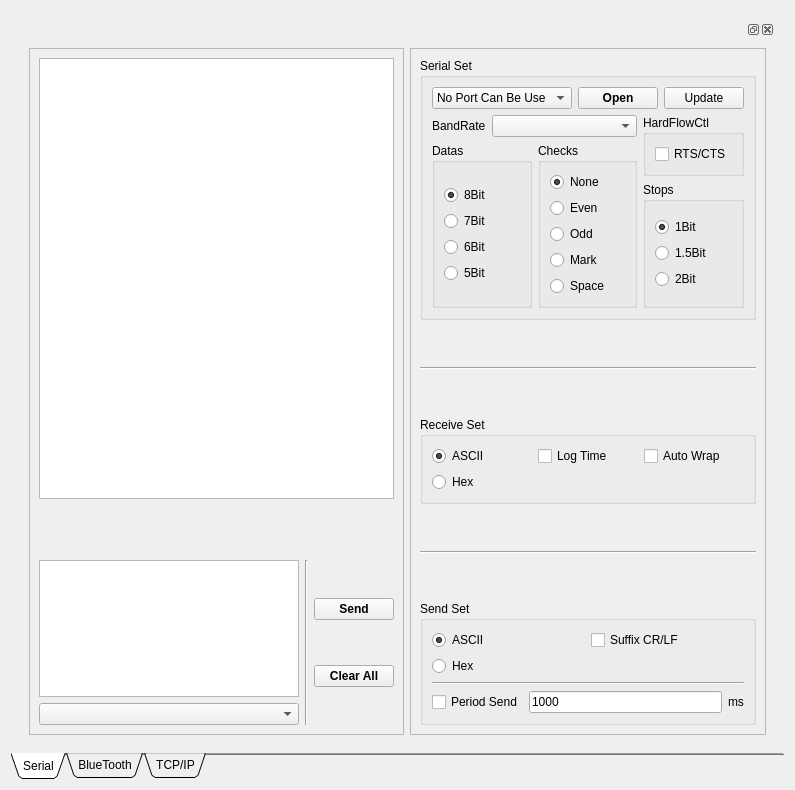
  <widget class="QWidget" name="centralwidget">
   <layout class="QVBoxLayout" name="verticalLayout_3">
    <item>
     <widget class="QTabWidget" name="tabWidget">
      <property name="tabPosition">
       <enum>QTabWidget::South</enum>
      </property>
      <property name="tabShape">
       <enum>QTabWidget::Triangular</enum>
      </property>
      <property name="currentIndex">
       <number>0</number>
      </property>
      <property name="documentMode">
       <bool>true</bool>
      </property>
      <property name="tabsClosable">
       <bool>false</bool>
      </property>
      <property name="movable">
       <bool>false</bool>
      </property>
      <property name="tabBarAutoHide">
       <bool>true</bool>
      </property>
      <widget class="QWidget" name="tabSerial">
       <attribute name="title">
        <string>Serial</string>
       </attribute>
       <layout class="QVBoxLayout" name="verticalLayout_2">
        <item>
         <widget class="QDockWidget" name="dockWidget">
          <property name="floating">
           <bool>false</bool>
          </property>
          <property name="features">
           <set>QDockWidget::AllDockWidgetFeatures</set>
          </property>
          <property name="windowTitle">
           <string/>
          </property>
          <widget class="QWidget" name="dockWidgetContents">
           <layout class="QVBoxLayout" name="verticalLayout">
            <item>
             <layout class="QHBoxLayout" name="horizontalLayout_12" stretch="1,0">
              <item>
               <widget class="QFrame" name="frameDisplay">
                <property name="frameShape">
                 <enum>QFrame::StyledPanel</enum>
                </property>
                <property name="frameShadow">
                 <enum>QFrame::Raised</enum>
                </property>
                <layout class="QVBoxLayout" name="verticalLayout_20">
                 <item>
                  <layout class="QVBoxLayout" name="verticalLayout_21" stretch="8,1,3">
                   <item>
                    <widget class="QTextBrowser" name="textBrowserReceive">
                     <property name="acceptRichText">
                      <bool>false</bool>
                     </property>
                     <property name="openLinks">
                      <bool>false</bool>
                     </property>
                    </widget>
                   </item>
                   <item>
                    <spacer name="verticalSpacer_9">
                     <property name="orientation">
                      <enum>Qt::Vertical</enum>
                     </property>
                     <property name="sizeHint" stdset="0">
                      <size>
                       <width>20</width>
                       <height>40</height>
                      </size>
                     </property>
                    </spacer>
                   </item>
                   <item>
                    <layout class="QHBoxLayout" name="horizontalLayout_13">
                     <item>
                      <layout class="QVBoxLayout" name="verticalLayout_22">
                       <item>
                        <widget class="QTextEdit" name="textEditSend">
                         <property name="whatsThis">
                          <string>&lt;html&gt;&lt;head/&gt;&lt;body&gt;&lt;p&gt;&lt;br/&gt;&lt;/p&gt;&lt;/body&gt;&lt;/html&gt;</string>
                         </property>
                         <property name="acceptRichText">
                          <bool>false</bool>
                         </property>
                        </widget>
                       </item>
                       <item>
                        <widget class="QComboBox" name="comboBoxSndHistory"/>
                       </item>
                      </layout>
                     </item>
                     <item>
                      <widget class="Line" name="line_5">
                       <property name="orientation">
                        <enum>Qt::Vertical</enum>
                       </property>
                      </widget>
                     </item>
                     <item>
                      <layout class="QVBoxLayout" name="verticalLayout_23">
                       <item>
                        <spacer name="verticalSpacer_10">
                         <property name="orientation">
                          <enum>Qt::Vertical</enum>
                         </property>
                         <property name="sizeHint" stdset="0">
                          <size>
                           <width>20</width>
                           <height>40</height>
                          </size>
                         </property>
                        </spacer>
                       </item>
                       <item>
                        <widget class="QPushButton" name="pushButtonSend">
                         <property name="font">
                          <font>
                           <weight>75</weight>
                           <bold>true</bold>
                          </font>
                         </property>
                         <property name="text">
                          <string>Send</string>
                         </property>
                         <property name="checkable">
                          <bool>true</bool>
                         </property>
                        </widget>
                       </item>
                       <item>
                        <spacer name="verticalSpacer_11">
                         <property name="orientation">
                          <enum>Qt::Vertical</enum>
                         </property>
                         <property name="sizeHint" stdset="0">
                          <size>
                           <width>20</width>
                           <height>40</height>
                          </size>
                         </property>
                        </spacer>
                       </item>
                       <item>
                        <widget class="QPushButton" name="pushButtonClear">
                         <property name="font">
                          <font>
                           <weight>75</weight>
                           <bold>true</bold>
                          </font>
                         </property>
                         <property name="text">
                          <string>Clear All</string>
                         </property>
                        </widget>
                       </item>
                       <item>
                        <spacer name="verticalSpacer_12">
                         <property name="orientation">
                          <enum>Qt::Vertical</enum>
                         </property>
                         <property name="sizeHint" stdset="0">
                          <size>
                           <width>20</width>
                           <height>40</height>
                          </size>
                         </property>
                        </spacer>
                       </item>
                      </layout>
                     </item>
                    </layout>
                   </item>
                  </layout>
                 </item>
                </layout>
               </widget>
              </item>
              <item>
               <widget class="QFrame" name="frameConfigWin">
                <property name="frameShape">
                 <enum>QFrame::StyledPanel</enum>
                </property>
                <property name="frameShadow">
                 <enum>QFrame::Raised</enum>
                </property>
                <layout class="QVBoxLayout" name="verticalLayout_24">
                 <item>
                  <layout class="QVBoxLayout" name="verticalLayoutSerial">
                   <item>
                    <widget class="QGroupBox" name="groupBoxSerialSet">
                     <property name="font">
                      <font>
                       <italic>false</italic>
                      </font>
                     </property>
                     <property name="title">
                      <string>Serial Set</string>
                     </property>
                     <layout class="QVBoxLayout" name="verticalLayout_25">
                      <item>
                       <layout class="QVBoxLayout" name="verticalLayout_26">
                        <item>
                         <layout class="QHBoxLayout" name="horizontalLayout_14" stretch="1,0,0">
                          <item>
                           <widget class="QComboBox" name="comboBoxPort">
                            <property name="sizePolicy">
                             <sizepolicy hsizetype="Preferred" vsizetype="Fixed">
                              <horstretch>0</horstretch>
                              <verstretch>0</verstretch>
                             </sizepolicy>
                            </property>
                            <item>
                             <property name="text">
                              <string>No Port Can Be Use</string>
                             </property>
                            </item>
                           </widget>
                          </item>
                          <item>
                           <widget class="QPushButton" name="pushButtonOpen">
                            <property name="font">
                             <font>
                              <weight>75</weight>
                              <bold>true</bold>
                             </font>
                            </property>
                            <property name="text">
                             <string>Open</string>
                            </property>
                            <property name="checkable">
                             <bool>true</bool>
                            </property>
                            <property name="checked">
                             <bool>false</bool>
                            </property>
                           </widget>
                          </item>
                          <item>
                           <widget class="QPushButton" name="pushButtonUpdate">
                            <property name="text">
                             <string>Update</string>
                            </property>
                           </widget>
                          </item>
                         </layout>
                        </item>
                        <item>
                         <layout class="QHBoxLayout" name="horizontalLayout_15">
                          <item>
                           <layout class="QVBoxLayout" name="verticalLayout_27">
                            <item>
                             <layout class="QHBoxLayout" name="horizontalLayout_16" stretch="0,1">
                              <item>
                               <widget class="QLabel" name="label_3">
                                <property name="text">
                                 <string>BandRate</string>
                                </property>
                                <property name="buddy">
                                 <cstring>comboBoxBand</cstring>
                                </property>
                               </widget>
                              </item>
                              <item>
                               <widget class="QComboBox" name="comboBoxBand">
                                <property name="currentText">
                                 <string/>
                                </property>
                                <property name="currentIndex">
                                 <number>-1</number>
                                </property>
                               </widget>
                              </item>
                             </layout>
                            </item>
                            <item>
                             <layout class="QHBoxLayout" name="horizontalLayout_17">
                              <item>
                               <widget class="QGroupBox" name="groupBox_datasize">
                                <property name="title">
                                 <string>Datas</string>
                                </property>
                                <layout class="QVBoxLayout" name="verticalLayout_28">
                                 <item>
                                  <layout class="QVBoxLayout" name="verticalLayout_29">
                                   <item>
                                    <widget class="QRadioButton" name="radioButtonData8Bit">
                                     <property name="text">
                                      <string>8Bit</string>
                                     </property>
                                     <property name="checked">
                                      <bool>true</bool>
                                     </property>
                                    </widget>
                                   </item>
                                   <item>
                                    <widget class="QRadioButton" name="radioButtonData7Bit">
                                     <property name="text">
                                      <string>7Bit</string>
                                     </property>
                                    </widget>
                                   </item>
                                   <item>
                                    <widget class="QRadioButton" name="radioButtonData6Bit">
                                     <property name="text">
                                      <string>6Bit</string>
                                     </property>
                                    </widget>
                                   </item>
                                   <item>
                                    <widget class="QRadioButton" name="radioButtonData5Bit">
                                     <property name="text">
                                      <string>5Bit</string>
                                     </property>
                                    </widget>
                                   </item>
                                  </layout>
                                 </item>
                                </layout>
                               </widget>
                              </item>
                              <item>
                               <widget class="QGroupBox" name="groupBoxParity">
                                <property name="title">
                                 <string>Checks</string>
                                </property>
                                <layout class="QVBoxLayout" name="verticalLayout_30">
                                 <item>
                                  <layout class="QVBoxLayout" name="verticalLayout_31">
                                   <item>
                                    <widget class="QRadioButton" name="radioButtonParityNone">
                                     <property name="text">
                                      <string>None</string>
                                     </property>
                                     <property name="checked">
                                      <bool>true</bool>
                                     </property>
                                    </widget>
                                   </item>
                                   <item>
                                    <widget class="QRadioButton" name="radioButtonParityEven">
                                     <property name="text">
                                      <string>Even</string>
                                     </property>
                                    </widget>
                                   </item>
                                   <item>
                                    <widget class="QRadioButton" name="radioButtonParityOdd">
                                     <property name="text">
                                      <string>Odd</string>
                                     </property>
                                    </widget>
                                   </item>
                                   <item>
                                    <widget class="QRadioButton" name="radioButtonParityMark">
                                     <property name="text">
                                      <string>Mark</string>
                                     </property>
                                    </widget>
                                   </item>
                                   <item>
                                    <widget class="QRadioButton" name="radioButtonSpace">
                                     <property name="text">
                                      <string>Space</string>
                                     </property>
                                    </widget>
                                   </item>
                                  </layout>
                                 </item>
                                </layout>
                               </widget>
                              </item>
                             </layout>
                            </item>
                           </layout>
                          </item>
                          <item>
                           <layout class="QVBoxLayout" name="verticalLayout_32" stretch="0,1">
                            <item>
                             <widget class="QGroupBox" name="groupBoxHardFlowCtl">
                              <property name="title">
                               <string>HardFlowCtl</string>
                              </property>
                              <layout class="QVBoxLayout" name="verticalLayout_33">
                               <item>
                                <widget class="QCheckBox" name="checkBoxFlowCtrl">
                                 <property name="text">
                                  <string>RTS/CTS</string>
                                 </property>
                                </widget>
                               </item>
                              </layout>
                             </widget>
                            </item>
                            <item>
                             <widget class="QGroupBox" name="groupBoxStops">
                              <property name="title">
                               <string>Stops</string>
                              </property>
                              <layout class="QVBoxLayout" name="verticalLayout_34">
                               <item>
                                <layout class="QVBoxLayout" name="verticalLayout_35">
                                 <item>
                                  <widget class="QRadioButton" name="radioButtonStop1Bit">
                                   <property name="text">
                                    <string>1Bit</string>
                                   </property>
                                   <property name="checked">
                                    <bool>true</bool>
                                   </property>
                                  </widget>
                                 </item>
                                 <item>
                                  <widget class="QRadioButton" name="radioButtonStop1_5Bit">
                                   <property name="text">
                                    <string>1.5Bit</string>
                                   </property>
                                  </widget>
                                 </item>
                                 <item>
                                  <widget class="QRadioButton" name="radioButtonStop2Bit">
                                   <property name="text">
                                    <string>2Bit</string>
                                   </property>
                                  </widget>
                                 </item>
                                </layout>
                               </item>
                              </layout>
                             </widget>
                            </item>
                           </layout>
                          </item>
                         </layout>
                        </item>
                       </layout>
                      </item>
                     </layout>
                    </widget>
                   </item>
                   <item>
                    <spacer name="verticalSpacer_13">
                     <property name="orientation">
                      <enum>Qt::Vertical</enum>
                     </property>
                     <property name="sizeHint" stdset="0">
                      <size>
                       <width>20</width>
                       <height>40</height>
                      </size>
                     </property>
                    </spacer>
                   </item>
                   <item>
                    <widget class="Line" name="line_6">
                     <property name="orientation">
                      <enum>Qt::Horizontal</enum>
                     </property>
                    </widget>
                   </item>
                   <item>
                    <spacer name="verticalSpacer_14">
                     <property name="orientation">
                      <enum>Qt::Vertical</enum>
                     </property>
                     <property name="sizeHint" stdset="0">
                      <size>
                       <width>20</width>
                       <height>40</height>
                      </size>
                     </property>
                    </spacer>
                   </item>
                   <item>
                    <widget class="QGroupBox" name="groupBoxRcvSet">
                     <property name="font">
                      <font>
                       <italic>false</italic>
                      </font>
                     </property>
                     <property name="title">
                      <string>Receive Set</string>
                     </property>
                     <property name="flat">
                      <bool>false</bool>
                     </property>
                     <layout class="QVBoxLayout" name="verticalLayout_36">
                      <item>
                       <layout class="QHBoxLayout" name="horizontalLayout_18">
                        <item>
                         <widget class="QRadioButton" name="radioButtonRxAscii">
                          <property name="text">
                           <string>ASCII</string>
                          </property>
                          <property name="checked">
                           <bool>true</bool>
                          </property>
                         </widget>
                        </item>
                        <item>
                         <widget class="QCheckBox" name="checkBoxRxRecordTime">
                          <property name="text">
                           <string>Log Time</string>
                          </property>
                         </widget>
                        </item>
                        <item>
                         <widget class="QCheckBox" name="checkBoxRxAutoCLRF">
                          <property name="text">
                           <string>Auto Wrap</string>
                          </property>
                         </widget>
                        </item>
                       </layout>
                      </item>
                      <item>
                       <widget class="QRadioButton" name="radioButtonRxHex">
                        <property name="text">
                         <string>Hex</string>
                        </property>
                       </widget>
                      </item>
                     </layout>
                    </widget>
                   </item>
                   <item>
                    <spacer name="verticalSpacer_15">
                     <property name="orientation">
                      <enum>Qt::Vertical</enum>
                     </property>
                     <property name="sizeHint" stdset="0">
                      <size>
                       <width>20</width>
                       <height>40</height>
                      </size>
                     </property>
                    </spacer>
                   </item>
                   <item>
                    <widget class="Line" name="line_7">
                     <property name="orientation">
                      <enum>Qt::Horizontal</enum>
                     </property>
                    </widget>
                   </item>
                   <item>
                    <spacer name="verticalSpacer_16">
                     <property name="orientation">
                      <enum>Qt::Vertical</enum>
                     </property>
                     <property name="sizeHint" stdset="0">
                      <size>
                       <width>20</width>
                       <height>40</height>
                      </size>
                     </property>
                    </spacer>
                   </item>
                   <item>
                    <widget class="QGroupBox" name="groupBoxSendSet">
                     <property name="title">
                      <string>Send Set</string>
                     </property>
                     <layout class="QVBoxLayout" name="verticalLayout_37">
                      <item>
                       <layout class="QVBoxLayout" name="verticalLayout_38">
                        <item>
                         <layout class="QHBoxLayout" name="horizontalLayout_19">
                          <item>
                           <widget class="QRadioButton" name="radioButtonTxAscii">
                            <property name="text">
                             <string>ASCII</string>
                            </property>
                            <property name="checked">
                             <bool>true</bool>
                            </property>
                           </widget>
                          </item>
                          <item>
                           <widget class="QCheckBox" name="checkBoxTxAutoCRLF">
                            <property name="text">
                             <string>Suffix CR/LF</string>
                            </property>
                           </widget>
                          </item>
                         </layout>
                        </item>
                        <item>
                         <widget class="QRadioButton" name="radioButtonTxHex">
                          <property name="text">
                           <string>Hex</string>
                          </property>
                         </widget>
                        </item>
                        <item>
                         <widget class="Line" name="line_8">
                          <property name="orientation">
                           <enum>Qt::Horizontal</enum>
                          </property>
                         </widget>
                        </item>
                        <item>
                         <layout class="QHBoxLayout" name="horizontalLayout_20">
                          <item>
                           <widget class="QCheckBox" name="checkBoxTxPeriodEnable">
                            <property name="whatsThis">
                             <string>&lt;html&gt;&lt;head/&gt;&lt;body&gt;&lt;p&gt;&lt;br/&gt;&lt;/p&gt;&lt;/body&gt;&lt;/html&gt;</string>
                            </property>
                            <property name="text">
                             <string>Period Send</string>
                            </property>
                           </widget>
                          </item>
                          <item>
                           <widget class="QLineEdit" name="lineEditPeriodMs">
                            <property name="text">
                             <string>1000</string>
                            </property>
                           </widget>
                          </item>
                          <item>
                           <widget class="QLabel" name="label_4">
                            <property name="text">
                             <string>ms</string>
                            </property>
                            <property name="buddy">
                             <cstring>lineEditPeriodMs</cstring>
                            </property>
                           </widget>
                          </item>
                         </layout>
                        </item>
                       </layout>
                      </item>
                     </layout>
                    </widget>
                   </item>
                  </layout>
                 </item>
                </layout>
               </widget>
              </item>
             </layout>
            </item>
           </layout>
          </widget>
         </widget>
        </item>
       </layout>
      </widget>
      <widget class="QWidget" name="tabBT">
       <attribute name="title">
        <string>BlueTooth</string>
       </attribute>
       <widget class="QPushButton" name="pushButtonClearHello">
        <property name="geometry">
         <rect>
          <x>250</x>
          <y>210</y>
          <width>251</width>
          <height>131</height>
         </rect>
        </property>
        <property name="text">
         <string>Clear</string>
        </property>
       </widget>
      </widget>
      <widget class="QWidget" name="tabEth">
       <attribute name="title">
        <string>TCP/IP</string>
       </attribute>
      </widget>
     </widget>
    </item>
   </layout>
  </widget>
